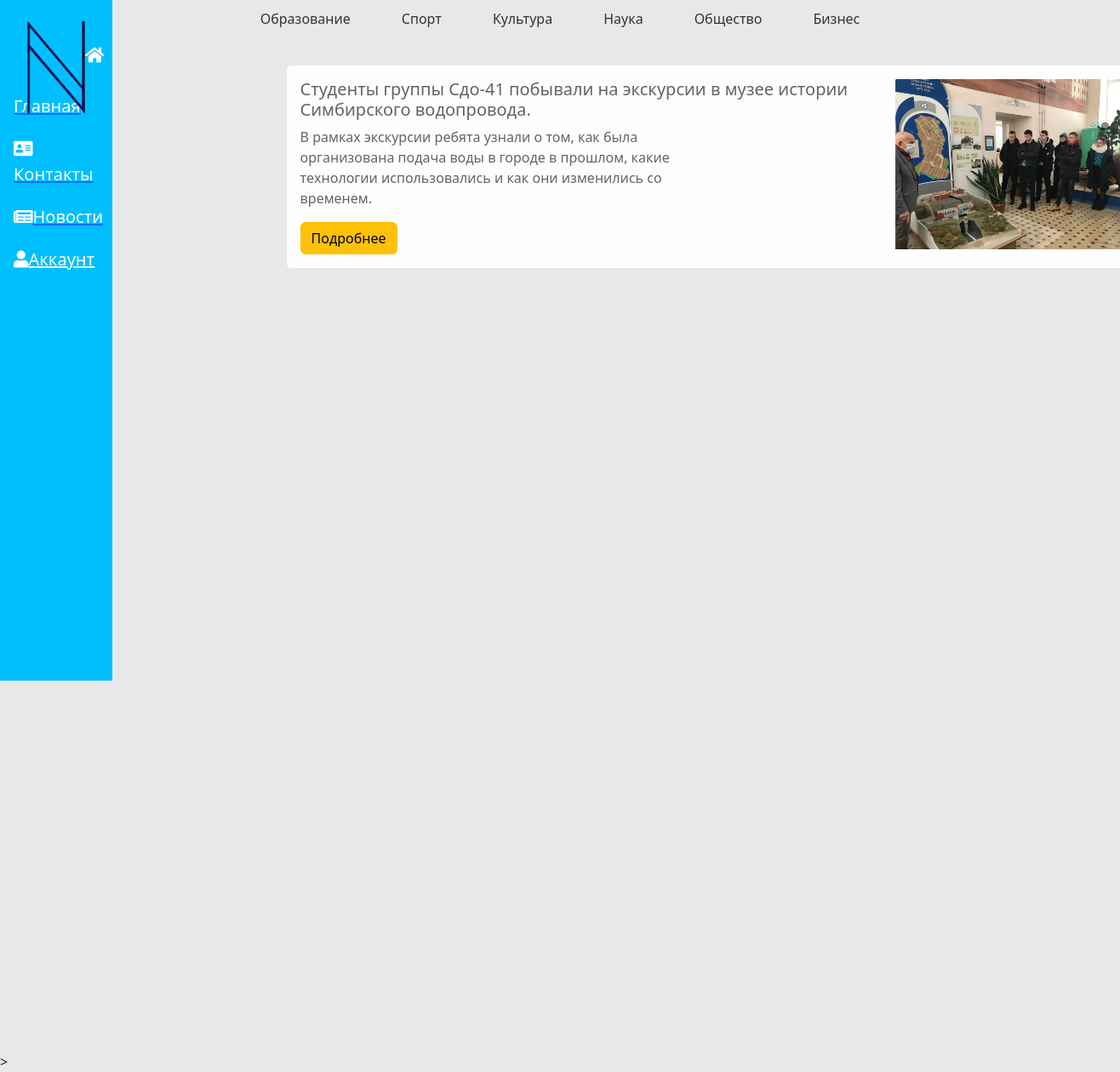
/news/culture/, run on the app's committed database.
### newsline/models.py (models this page shows, shortened)
class Articles(models.Model):
    title = models.CharField('имя статьи', max_length=140)
    anons = models.CharField('анонс', max_length=250)
    text_in_box = models.TextField('Текст статьи')
    date = models.DateTimeField('дата публикации')
    category = models.ForeignKey(Category, on_delete=models.CASCADE, null=True)
    imgurl = models.CharField('ссылка на изображение', max_length=255, blank=True, null=True)
    likes = models.PositiveIntegerField('лайки', default=0)
    dislikes = models.PositiveIntegerField('дизлайки', default=0)
    class Meta:
        verbose_name = 'статья'
        verbose_name_plural = 'статьи'

### newsline/views.py (the view)
# urls.py: path('<str:category_slug>/', views.category_articles, name='category_articles'),
def category_articles(request, category_slug):
    category = Category.objects.get(slug=category_slug)
    articles = Articles.objects.filter(category=category)
    context = {'category': category, 'articles': articles}
    return render(request, 'news/category_articles.html', context)

### newsline/templates/news/category_articles.html (shortened to what this page needs)
{% extends 'main/general.html' %}
{% load static  %}
{% block content %}
<div class="features">
    <h1>{{ category.name }}</h1>
    {% if articles %}
        {% for article in articles %}
        <div class="alert alert-light">
             {% if article.imgurl %}
    <img src="{% static article.imgurl %}" alt="{{ article.title }}" style="max-width: 100%; max-height: 200px; float: right">
{% endif %}
        <h1>{{ article.title }}</h1>
        <p>{{ article.anons }}</p>
            <a href="{% url 'news-detail' article.id %}"class="btn btn-warning">Подробнее</a>
    </div>
        {% endfor %}
    {% else %}
        <p>Статьи отсутствуют</p>
    {% endif %}
</div>
{% endblock %}
{% block button %}
<link rel="stylesheet" type="text/css" href="{% static 'newsline/css/newsline.css' %}">
<div class="container">
<div class="category-buttons">
  <a class="category-button" href="{% url 'category_articles' category_slug='education' %}">Образование</a>
  <a class="category-button" href="{% url 'category_articles' category_slug='sport' %}">Спорт</a>
    <a class="category-button" href="{% url 'category_articles' category_slug='culture' %}">Культура</a>
    <a class="category-button" href="{% url 'category_articles' category_slug='science' %}">Наука</a>
    <a class="category-button" href="{% url 'category_articles' category_slug='society' %}">Общество</a>
    <a class="category-button" href="{% url 'category_articles' category_slug='business'%}">Бизнес</a>
</div>
</div>>
            {% endblock%}

### main/static/main/css/main.css (style rules this page uses)
body { background: #e8e8e8; }
main .features { float:left; color: fff; margin-top: 100px; text-align: center; width: 75%; }
main .features h1 { font-size: 20px; right: -70px text-align: center position: relative; }
main .features p { max-width: 500px; white-space: pre-wrap; position: relative; margin: 20px auto right: -30px text-align: center }
.alert-light { float: left; clear: both; width: 1000px; margin: 20px 34%; text-align: left; top: -100px; position: relative; border: 1px solid #e6e6e6; word-wrap: break-word; }
.container { height: 100vh; display: flex; justify-content: center; align-items: center; }
.category-buttons { display: flex; justify-content: center; align-items: center; position: absolute; top: 0; left: 0; right: 0; margin: auto; z-index: 9999; width: 100%; }
.category-button { display: inline-block; padding: 10px 20px; border-radius: 5px; margin: 0 10px; text-decoration: none; color: #333; }

### data on the page
Articles: imgurl (picture), title "Студенты группы Сдо-41 побывали на экскурсии в музее истории Симбирского водопровода.", anons "В рамках экскурсии ребята узнали о том, как была организована подача воды в городе в прошлом, какие технологии использовались и как они изменились со временем."
